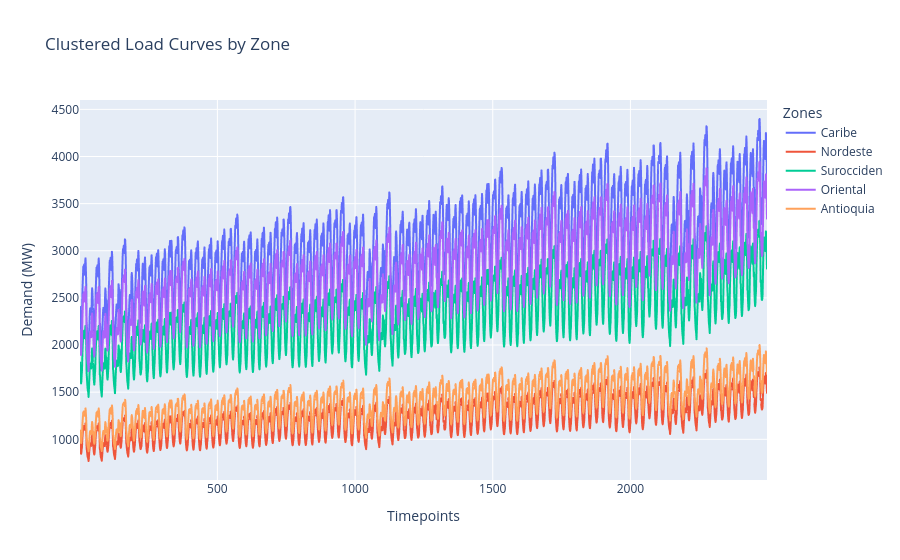

The cell this chart's notebook holds for it:
### Code cell
sc.loads.plot_multiple_line(
    loads,'timepoints', 'timepoints', 'zone_demand_mw',
    'LOAD_ZONE', 'Clustered Load Curves by Zone', {'LOAD_ZONE':'Zones',
                                                   'zone_demand_mw':'Demand (MW)',
                                                   'timepoints':'Timepoints'})

### Figure 1 — Plotly figure (JSON) as saved in the notebook; plotly's stock layout.template omitted (floating-point values rounded to 4 significant figures; data arrays with more than 128 entries replaced by an {"elided": "..."} marker saying what was removed)
{"data": [{"hovertemplate": "Zones=Caribe<br>Timepoints=%{x}<br>Demand (MW)=%{y}<extra></extra>", "legendgroup": "Caribe", "line": {"color": "#636efa", "dash": "solid"}, "marker": {"symbol": "circle"}, "mode": "lines", "name": "Caribe", "showlegend": true, "type": "scattergl", "x": {"elided": "2496 int values"}, "xaxis": "x", "y": {"elided": "2496 float values"}, "yaxis": "y"}, {"hovertemplate": "Zones=Nordeste<br>Timepoints=%{x}<br>Demand (MW)=%{y}<extra></extra>", "legendgroup": "Nordeste", "line": {"color": "#EF553B", "dash": "solid"}, "marker": {"symbol": "circle"}, "mode": "lines", "name": "Nordeste", "showlegend": true, "type": "scattergl", "x": {"elided": "2496 int values"}, "xaxis": "x", "y": {"elided": "2496 float values"}, "yaxis": "y"}, {"hovertemplate": "Zones=Surocciden<br>Timepoints=%{x}<br>Demand (MW)=%{y}<extra></extra>", "legendgroup": "Surocciden", "line": {"color": "#00cc96", "dash": "solid"}, "marker": {"symbol": "circle"}, "mode": "lines", "name": "Surocciden", "showlegend": true, "type": "scattergl", "x": {"elided": "2496 int values"}, "xaxis": "x", "y": {"elided": "2496 float values"}, "yaxis": "y"}, {"hovertemplate": "Zones=Oriental<br>Timepoints=%{x}<br>Demand (MW)=%{y}<extra></extra>", "legendgroup": "Oriental", "line": {"color": "#ab63fa", "dash": "solid"}, "marker": {"symbol": "circle"}, "mode": "lines", "name": "Oriental", "showlegend": true, "type": "scattergl", "x": {"elided": "2496 int values"}, "xaxis": "x", "y": {"elided": "2496 float values"}, "yaxis": "y"}, {"hovertemplate": "Zones=Antioquia<br>Timepoints=%{x}<br>Demand (MW)=%{y}<extra></extra>", "legendgroup": "Antioquia", "line": {"color": "#FFA15A", "dash": "solid"}, "marker": {"symbol": "circle"}, "mode": "lines", "name": "Antioquia", "showlegend": true, "type": "scattergl", "x": {"elided": "2496 int values"}, "xaxis": "x", "y": {"elided": "2496 float values"}, "yaxis": "y"}], "layout": {"legend": {"title": {"text": "Zones"}, "tracegroupgap": 0}, "title": {"text": "Clustered Load Curves by Zone"}, "xaxis": {"anchor": "y", "domain": [0, 1], "title": {"text": "Timepoints"}}, "yaxis": {"anchor": "x", "domain": [0, 1], "title": {"text": "Demand (MW)"}}}}
